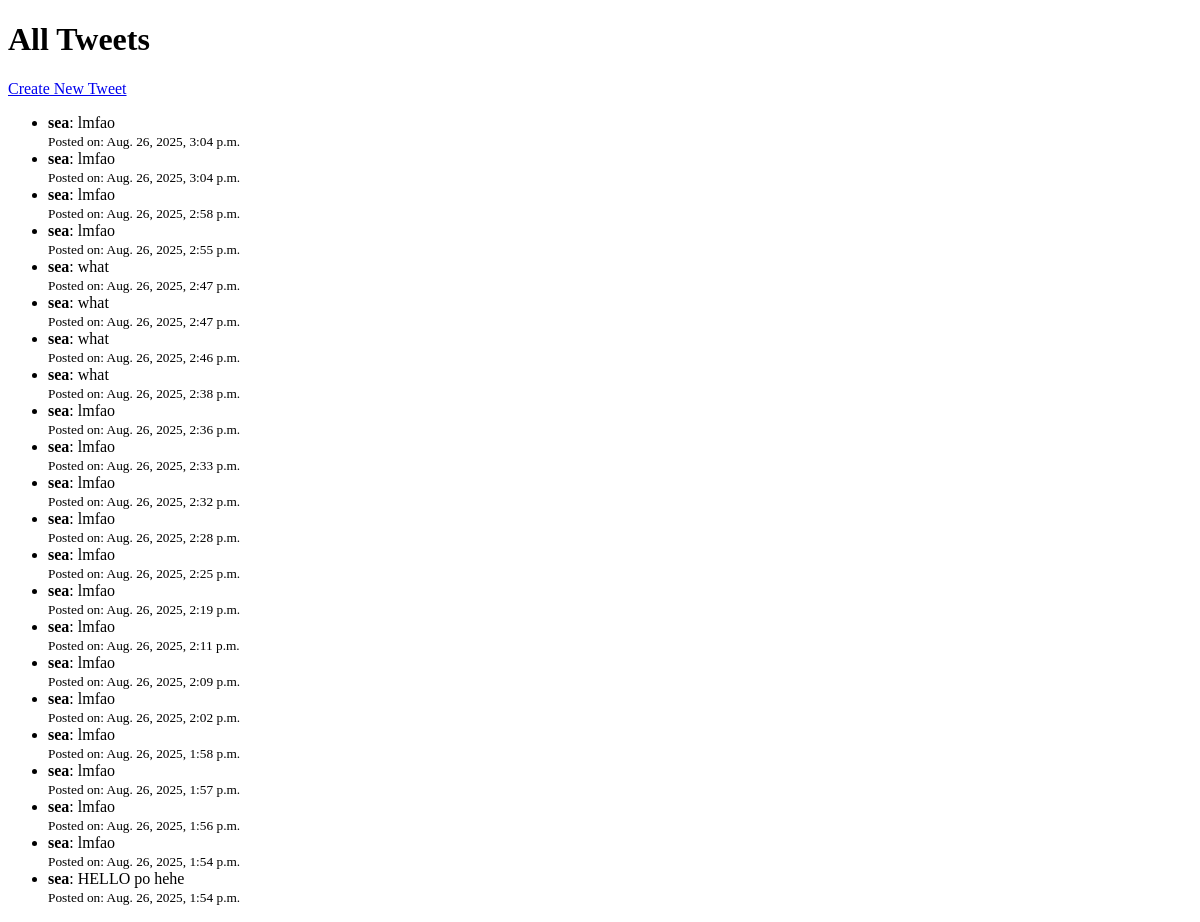
Page /tweets/ on the earlier database version.
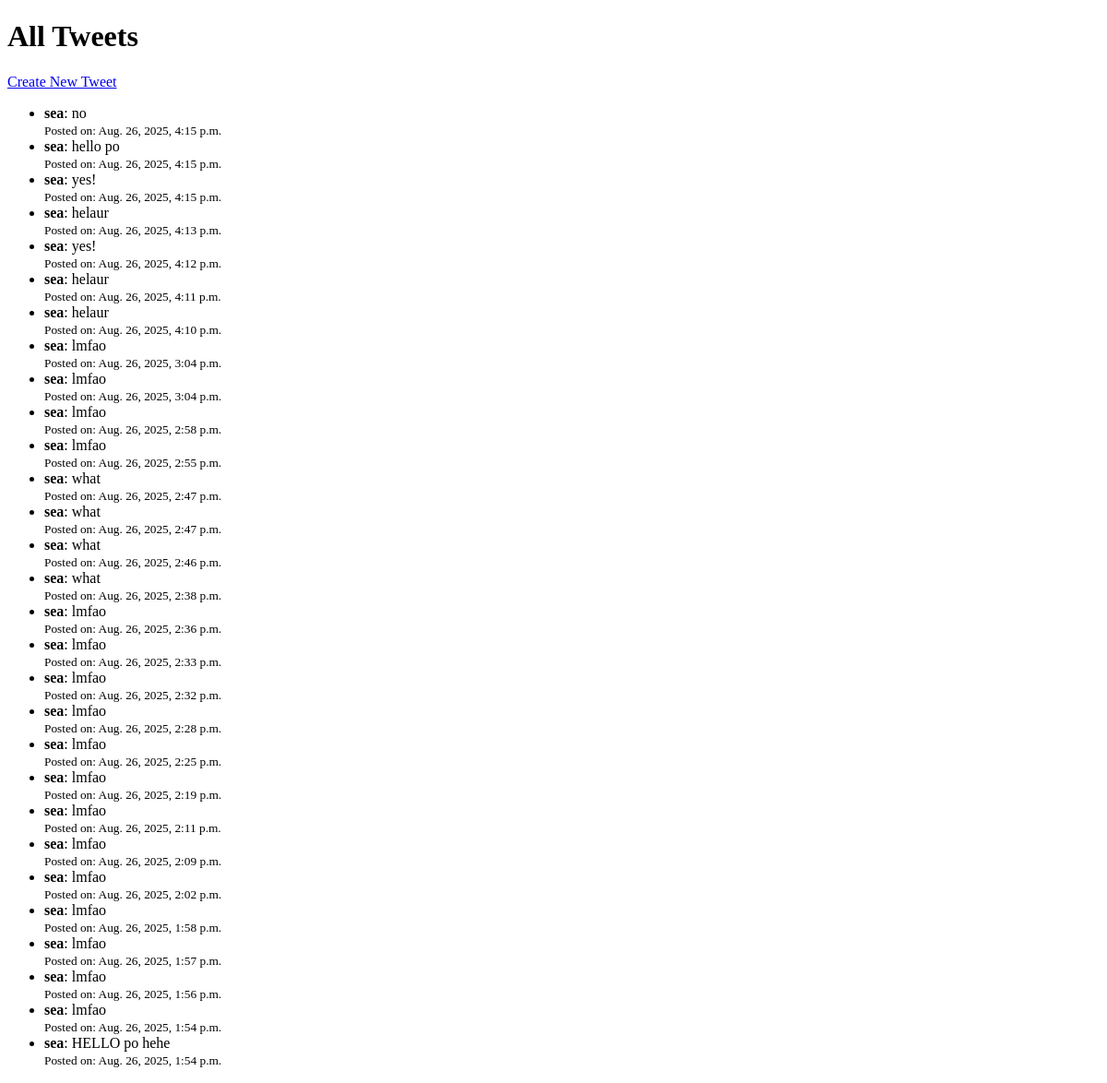
Same page on the later database version.
### tweets/models.py (models this page shows, shortened)
class Tweet(models.Model):
    user = models.ForeignKey(User, on_delete=models.CASCADE)
    content = models.CharField(max_length=200)
    created_at = models.DateTimeField(auto_now_add=True)
    updated_at = models.DateTimeField(auto_now=True)

### tweets/views.py (the view)
# urls.py: path('tweets/', views.all_tweets_view, name='all_tweets'),
def all_tweets_view(request):
    all_tweets = Tweet.objects.all().order_by('-created_at')
    context = {
        'tweets': all_tweets,
        'create_url': reverse('tweets:create'),
    }
    return render(request, 'tweets/tweet_list.html', context)

### tweets/templates/tweets/tweet_list.html (shortened to what this page needs)
<!DOCTYPE html>
<html lang="en">
<head>
</head>
<body>
    <h1>All Tweets</h1>
    <a href="{% url 'tweets:create' %}">Create New Tweet</a>
    <ul>
        {% for tweet in tweets %}
            <li>
                <strong>{{ tweet.user.username }}</strong>: {{ tweet.content }}
                <br>
                <small>Posted on: {{ tweet.created_at }}</small>
            </li>
        {% empty %}
            <li>No tweets have been posted yet.</li>
        {% endfor %}
    </ul>
</body>
</html>

Differences in the rows shown:
added Tweet: user.username "sea", content "no", created_at "Aug. 26, 2025, 4:15 p.m."
added Tweet: user.username "sea", content "hello po", created_at "Aug. 26, 2025, 4:15 p.m."
added Tweet: user.username "sea", content "yes!", created_at "Aug. 26, 2025, 4:15 p.m."
added Tweet: user.username "sea", content "helaur", created_at "Aug. 26, 2025, 4:13 p.m."
added Tweet: user.username "sea", content "yes!", created_at "Aug. 26, 2025, 4:12 p.m."
added Tweet: user.username "sea", content "helaur", created_at "Aug. 26, 2025, 4:11 p.m."
added Tweet: user.username "sea", content "helaur", created_at "Aug. 26, 2025, 4:10 p.m."
